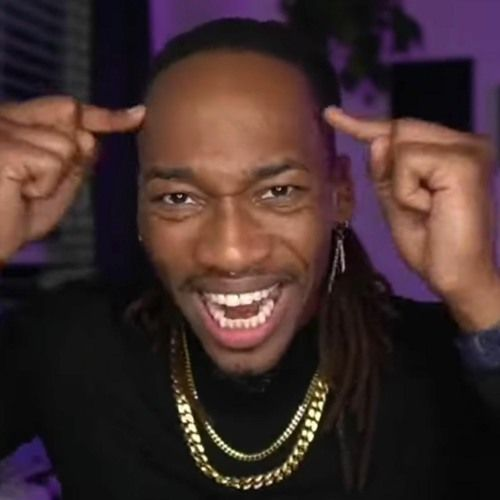
#> input picture segmentation/img.jpg, 500 x 500 px
$ python brightness.py
#> lines starting #> are read from the running program, lines starting #| are printed output that depends on the picture
import cv2
import os
import numpy as np
import sys

script_dir = os.path.dirname(os.path.abspath(__file__))
image_file = os.path.join(script_dir, "img.jpg")
output_file = os.path.join(script_dir, "img_bright.jpg")
matrix_file = os.path.join(script_dir, "image_matrix.txt")
matrix_bright_file = os.path.join(script_dir, "image_matrix_bright.txt")

img = cv2.imread(image_file)
#> img is the input picture: shape (500, 500, 3); mean B, G, R 44.7, 45.6, 65.6

np.set_printoptions(threshold=sys.maxsize, linewidth=sys.maxsize)
with open(matrix_file, "w", encoding="utf-8") as f:
    f.write(np.array2string(img, separator=', '))

image_matrix = img.tolist()
#> image_matrix = 500 items

height = len(image_matrix)
#> height = 500
width = len(image_matrix[0])
#> width = 500
colors = len(image_matrix[0][0])
#> colors = 3
brightness = 100 # free to change

for y in range(height):
    for x in range(width):
        for c in range(colors):
            current_value = image_matrix[y][x][c]
            new_value = current_value + brightness

            if new_value > 255:
                new_value = 255
            elif new_value < 0:
                new_value = 0

            image_matrix[y][x][c] = new_value

img_baru = np.array(image_matrix, dtype=np.uint8)
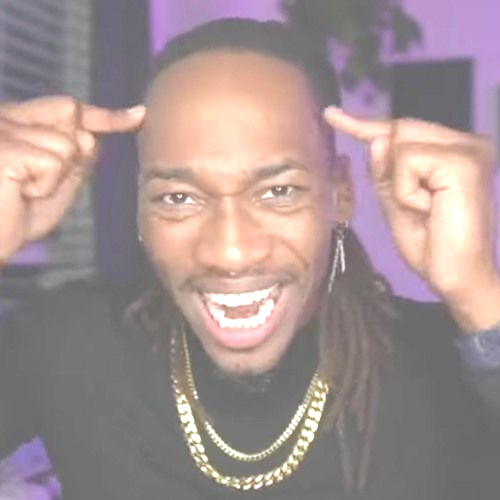
#> img_baru: shape (500, 500, 3); mean of channels 0, 1, 2 144.5, 145.1, 162.8; drawn as B, G, R

with open(matrix_bright_file, "w", encoding="utf-8") as f:
    f.write(np.array2string(img_baru, separator=', '))

cv2.imwrite(output_file, img_baru)

print("Proses penulisan matriks dan penambahan brightness manual selesai!")
